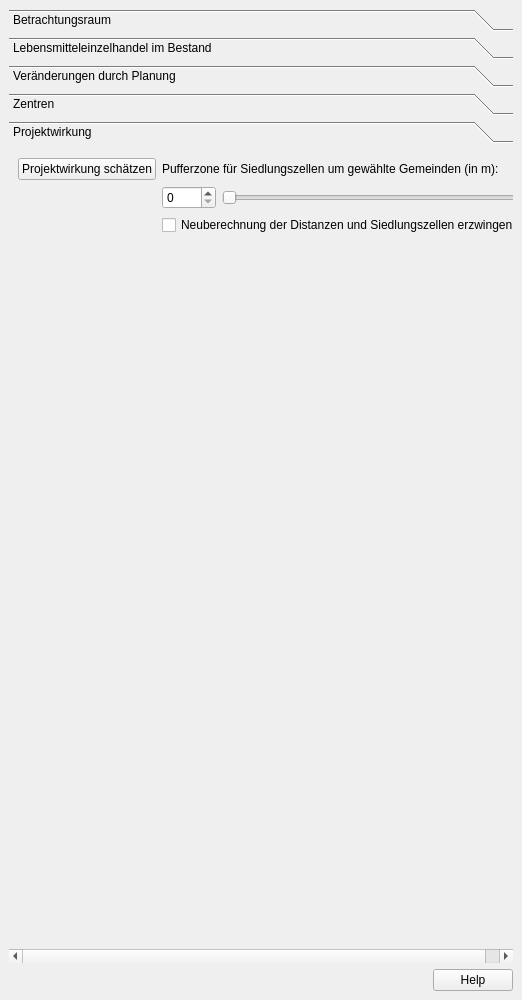
<?xml version="1.0" encoding="UTF-8"?>
<ui version="4.0">
 <class>DockWidget</class>
 <widget class="QDockWidget" name="DockWidget">
  <property name="geometry">
   <rect>
    <x>0</x>
    <y>0</y>
    <width>522</width>
    <height>1000</height>
   </rect>
  </property>
  <property name="windowTitle">
   <string>Projekt-Check Analyse-Tools // Standortkonkurrenz und Supermärkte</string>
  </property>
  <widget class="QWidget" name="dockWidgetContents">
   <layout class="QVBoxLayout" name="verticalLayout">
    <item>
     <widget class="QToolBox" name="toolBox">
      <property name="currentIndex">
       <number>4</number>
      </property>
      <widget class="QWidget" name="page">
       <property name="geometry">
        <rect>
         <x>0</x>
         <y>0</y>
         <width>504</width>
         <height>796</height>
        </rect>
       </property>
       <attribute name="label">
        <string>Betrachtungsraum</string>
       </attribute>
       <layout class="QVBoxLayout" name="verticalLayout_2">
        <item>
         <widget class="QPushButton" name="pushButton_39">
          <property name="sizePolicy">
           <sizepolicy hsizetype="Fixed" vsizetype="Fixed">
            <horstretch>0</horstretch>
            <verstretch>0</verstretch>
           </sizepolicy>
          </property>
          <property name="layoutDirection">
           <enum>Qt::LeftToRight</enum>
          </property>
          <property name="text">
           <string>Betrachtungsraum auswählen</string>
          </property>
          <property name="icon">
           <iconset>
            <normaloff>edit.png</normaloff>edit.png</iconset>
          </property>
          <property name="checkable">
           <bool>false</bool>
          </property>
          <property name="flat">
           <bool>true</bool>
          </property>
         </widget>
        </item>
        <item>
         <widget class="QPushButton" name="pushButton_41">
          <property name="sizePolicy">
           <sizepolicy hsizetype="Fixed" vsizetype="Fixed">
            <horstretch>0</horstretch>
            <verstretch>0</verstretch>
           </sizepolicy>
          </property>
          <property name="layoutDirection">
           <enum>Qt::LeftToRight</enum>
          </property>
          <property name="text">
           <string>Märkte und Zenren anzeigen</string>
          </property>
          <property name="icon">
           <iconset>
            <normaloff>181112_Icons_toggle_visibility_off.png</normaloff>
            <normalon>181112_Icons_toggle_visibility_on.png</normalon>181112_Icons_toggle_visibility_off.png</iconset>
          </property>
          <property name="checkable">
           <bool>true</bool>
          </property>
          <property name="flat">
           <bool>true</bool>
          </property>
         </widget>
        </item>
        <item>
         <spacer name="verticalSpacer">
          <property name="orientation">
           <enum>Qt::Vertical</enum>
          </property>
          <property name="sizeHint" stdset="0">
           <size>
            <width>20</width>
            <height>40</height>
           </size>
          </property>
         </spacer>
        </item>
       </layout>
      </widget>
      <widget class="QWidget" name="page_2">
       <property name="geometry">
        <rect>
         <x>0</x>
         <y>0</y>
         <width>504</width>
         <height>796</height>
        </rect>
       </property>
       <attribute name="label">
        <string>Lebensmitteleinzelhandel im Bestand</string>
       </attribute>
       <layout class="QGridLayout" name="gridLayout_3">
        <item row="10" column="2">
         <spacer name="horizontalSpacer">
          <property name="orientation">
           <enum>Qt::Horizontal</enum>
          </property>
          <property name="sizeHint" stdset="0">
           <size>
            <width>40</width>
            <height>20</height>
           </size>
          </property>
         </spacer>
        </item>
        <item row="11" column="4" colspan="2">
         <widget class="QCheckBox" name="checkBox_23">
          <property name="text">
           <string>zusätzlicher Buffer für Umkreissuche (m)</string>
          </property>
         </widget>
        </item>
        <item row="10" column="4" colspan="2">
         <widget class="QCheckBox" name="checkBox_22">
          <property name="text">
           <string>vorhandene OSM-Märkte entfernen</string>
          </property>
         </widget>
        </item>
        <item row="3" column="1" colspan="4">
         <widget class="QFrame" name="frame_2">
          <property name="frameShape">
           <enum>QFrame::StyledPanel</enum>
          </property>
          <property name="frameShadow">
           <enum>QFrame::Raised</enum>
          </property>
          <layout class="QGridLayout" name="gridLayout_2">
           <item row="2" column="1">
            <spacer name="horizontalSpacer_17">
             <property name="orientation">
              <enum>Qt::Horizontal</enum>
             </property>
             <property name="sizeHint" stdset="0">
              <size>
               <width>40</width>
               <height>20</height>
              </size>
             </property>
            </spacer>
           </item>
           <item row="3" column="0" colspan="2">
            <widget class="QDialogButtonBox" name="buttonBox_2">
             <property name="standardButtons">
              <set>QDialogButtonBox::Cancel|QDialogButtonBox::Ok</set>
             </property>
            </widget>
           </item>
           <item row="1" column="0" colspan="2">
            <widget class="QLineEdit" name="lineEdit_2">
             <property name="placeholderText">
              <string>Quelldatei (wieso CSV/Excel gegen Shape getrennt?)</string>
             </property>
            </widget>
           </item>
           <item row="2" column="0">
            <widget class="QCheckBox" name="checkBox_21">
             <property name="text">
              <string>vorhandene Märkte entfernen</string>
             </property>
            </widget>
           </item>
          </layout>
         </widget>
        </item>
        <item row="1" column="1" colspan="4">
         <widget class="QFrame" name="frame">
          <property name="frameShape">
           <enum>QFrame::StyledPanel</enum>
          </property>
          <property name="frameShadow">
           <enum>QFrame::Raised</enum>
          </property>
          <layout class="QGridLayout" name="gridLayout">
           <item row="0" column="0" colspan="2">
            <widget class="QLineEdit" name="lineEdit">
             <property name="placeholderText">
              <string>Zielordner</string>
             </property>
            </widget>
           </item>
           <item row="1" column="1">
            <spacer name="horizontalSpacer_16">
             <property name="orientation">
              <enum>Qt::Horizontal</enum>
             </property>
             <property name="sizeHint" stdset="0">
              <size>
               <width>40</width>
               <height>20</height>
              </size>
             </property>
            </spacer>
           </item>
           <item row="1" column="0">
            <widget class="QComboBox" name="comboBox_6">
             <property name="sizePolicy">
              <sizepolicy hsizetype="Minimum" vsizetype="Fixed">
               <horstretch>0</horstretch>
               <verstretch>0</verstretch>
              </sizepolicy>
             </property>
             <property name="minimumSize">
              <size>
               <width>90</width>
               <height>0</height>
              </size>
             </property>
             <property name="currentText">
              <string>[Dateiformat]</string>
             </property>
             <item>
              <property name="text">
               <string>[Dateiformat]</string>
              </property>
             </item>
            </widget>
           </item>
           <item row="2" column="0" colspan="2">
            <widget class="QDialogButtonBox" name="buttonBox">
             <property name="standardButtons">
              <set>QDialogButtonBox::Cancel|QDialogButtonBox::Ok</set>
             </property>
            </widget>
           </item>
          </layout>
         </widget>
        </item>
        <item row="10" column="1">
         <widget class="QPushButton" name="pushButton">
          <property name="sizePolicy">
           <sizepolicy hsizetype="Minimum" vsizetype="Fixed">
            <horstretch>0</horstretch>
            <verstretch>0</verstretch>
           </sizepolicy>
          </property>
          <property name="text">
           <string>Betrachtungsraum mit Märkten aus OSM ergänzen</string>
          </property>
         </widget>
        </item>
        <item row="0" column="1">
         <widget class="QPushButton" name="pushButton_45">
          <property name="sizePolicy">
           <sizepolicy hsizetype="Fixed" vsizetype="Fixed">
            <horstretch>0</horstretch>
            <verstretch>0</verstretch>
           </sizepolicy>
          </property>
          <property name="layoutDirection">
           <enum>Qt::LeftToRight</enum>
          </property>
          <property name="text">
           <string>Erfassungsvorlage erzeugen</string>
          </property>
          <property name="checkable">
           <bool>true</bool>
          </property>
         </widget>
        </item>
        <item row="16" column="1">
         <spacer name="verticalSpacer_2">
          <property name="orientation">
           <enum>Qt::Vertical</enum>
          </property>
          <property name="sizeHint" stdset="0">
           <size>
            <width>20</width>
            <height>40</height>
           </size>
          </property>
         </spacer>
        </item>
        <item row="2" column="1">
         <widget class="QPushButton" name="pushButton_46">
          <property name="sizePolicy">
           <sizepolicy hsizetype="Fixed" vsizetype="Fixed">
            <horstretch>0</horstretch>
            <verstretch>0</verstretch>
           </sizepolicy>
          </property>
          <property name="layoutDirection">
           <enum>Qt::LeftToRight</enum>
          </property>
          <property name="text">
           <string>befüllte Vorlage einlesen</string>
          </property>
          <property name="checkable">
           <bool>true</bool>
          </property>
         </widget>
        </item>
        <item row="15" column="1">
         <widget class="QPushButton" name="pushButton_33">
          <property name="sizePolicy">
           <sizepolicy hsizetype="Fixed" vsizetype="Fixed">
            <horstretch>0</horstretch>
            <verstretch>0</verstretch>
           </sizepolicy>
          </property>
          <property name="text">
           <string>Markt löschen</string>
          </property>
          <property name="icon">
           <iconset>
            <normaloff>edit.png</normaloff>edit.png</iconset>
          </property>
          <property name="checkable">
           <bool>true</bool>
          </property>
          <property name="autoExclusive">
           <bool>true</bool>
          </property>
          <property name="flat">
           <bool>true</bool>
          </property>
         </widget>
        </item>
        <item row="14" column="1">
         <widget class="QPushButton" name="pushButton_32">
          <property name="sizePolicy">
           <sizepolicy hsizetype="Fixed" vsizetype="Fixed">
            <horstretch>0</horstretch>
            <verstretch>0</verstretch>
           </sizepolicy>
          </property>
          <property name="text">
           <string>Markt bearbeiten</string>
          </property>
          <property name="icon">
           <iconset>
            <normaloff>edit.png</normaloff>edit.png</iconset>
          </property>
          <property name="checkable">
           <bool>true</bool>
          </property>
          <property name="autoExclusive">
           <bool>true</bool>
          </property>
          <property name="flat">
           <bool>true</bool>
          </property>
         </widget>
        </item>
        <item row="13" column="1">
         <widget class="QPushButton" name="pushButton_31">
          <property name="sizePolicy">
           <sizepolicy hsizetype="Fixed" vsizetype="Fixed">
            <horstretch>0</horstretch>
            <verstretch>0</verstretch>
           </sizepolicy>
          </property>
          <property name="text">
           <string>Markt hinzufügen</string>
          </property>
          <property name="icon">
           <iconset>
            <normaloff>edit.png</normaloff>edit.png</iconset>
          </property>
          <property name="checkable">
           <bool>true</bool>
          </property>
          <property name="autoExclusive">
           <bool>true</bool>
          </property>
          <property name="flat">
           <bool>true</bool>
          </property>
         </widget>
        </item>
        <item row="12" column="4">
         <widget class="QSpinBox" name="spinBox">
          <property name="maximum">
           <number>10000</number>
          </property>
         </widget>
        </item>
        <item row="12" column="5">
         <widget class="QSlider" name="horizontalSlider">
          <property name="maximum">
           <number>10000</number>
          </property>
          <property name="orientation">
           <enum>Qt::Horizontal</enum>
          </property>
         </widget>
        </item>
       </layout>
      </widget>
      <widget class="QWidget" name="page_3">
       <attribute name="label">
        <string>Veränderungen durch Planung</string>
       </attribute>
       <layout class="QVBoxLayout" name="verticalLayout_3">
        <item>
         <widget class="QPushButton" name="pushButton_23">
          <property name="sizePolicy">
           <sizepolicy hsizetype="Fixed" vsizetype="Fixed">
            <horstretch>0</horstretch>
            <verstretch>0</verstretch>
           </sizepolicy>
          </property>
          <property name="text">
           <string>bestehenden Markt erweitern / schließen</string>
          </property>
          <property name="icon">
           <iconset>
            <normaloff>edit.png</normaloff>edit.png</iconset>
          </property>
          <property name="checkable">
           <bool>true</bool>
          </property>
          <property name="autoExclusive">
           <bool>true</bool>
          </property>
          <property name="flat">
           <bool>true</bool>
          </property>
         </widget>
        </item>
        <item>
         <widget class="QPushButton" name="pushButton_24">
          <property name="sizePolicy">
           <sizepolicy hsizetype="Fixed" vsizetype="Fixed">
            <horstretch>0</horstretch>
            <verstretch>0</verstretch>
           </sizepolicy>
          </property>
          <property name="text">
           <string>geplanten Markt hinzufügen</string>
          </property>
          <property name="icon">
           <iconset>
            <normaloff>edit.png</normaloff>edit.png</iconset>
          </property>
          <property name="checkable">
           <bool>true</bool>
          </property>
          <property name="autoExclusive">
           <bool>true</bool>
          </property>
          <property name="flat">
           <bool>true</bool>
          </property>
         </widget>
        </item>
        <item>
         <widget class="QPushButton" name="pushButton_25">
          <property name="sizePolicy">
           <sizepolicy hsizetype="Fixed" vsizetype="Fixed">
            <horstretch>0</horstretch>
            <verstretch>0</verstretch>
           </sizepolicy>
          </property>
          <property name="text">
           <string>geplanten Markt bearbeiten</string>
          </property>
          <property name="icon">
           <iconset>
            <normaloff>edit.png</normaloff>edit.png</iconset>
          </property>
          <property name="checkable">
           <bool>true</bool>
          </property>
          <property name="autoExclusive">
           <bool>true</bool>
          </property>
          <property name="flat">
           <bool>true</bool>
          </property>
         </widget>
        </item>
        <item>
         <widget class="QPushButton" name="pushButton_22">
          <property name="sizePolicy">
           <sizepolicy hsizetype="Fixed" vsizetype="Fixed">
            <horstretch>0</horstretch>
            <verstretch>0</verstretch>
           </sizepolicy>
          </property>
          <property name="text">
           <string>geplanten Markt löschen</string>
          </property>
          <property name="icon">
           <iconset>
            <normaloff>edit.png</normaloff>edit.png</iconset>
          </property>
          <property name="checkable">
           <bool>true</bool>
          </property>
          <property name="autoExclusive">
           <bool>true</bool>
          </property>
          <property name="flat">
           <bool>true</bool>
          </property>
         </widget>
        </item>
        <item>
         <spacer name="verticalSpacer_3">
          <property name="orientation">
           <enum>Qt::Vertical</enum>
          </property>
          <property name="sizeHint" stdset="0">
           <size>
            <width>20</width>
            <height>40</height>
           </size>
          </property>
         </spacer>
        </item>
       </layout>
      </widget>
      <widget class="QWidget" name="page_4">
       <attribute name="label">
        <string>Zentren</string>
       </attribute>
       <layout class="QVBoxLayout" name="verticalLayout_4">
        <item>
         <widget class="QPushButton" name="pushButton_27">
          <property name="sizePolicy">
           <sizepolicy hsizetype="Fixed" vsizetype="Fixed">
            <horstretch>0</horstretch>
            <verstretch>0</verstretch>
           </sizepolicy>
          </property>
          <property name="text">
           <string>Zentrum zeichnen</string>
          </property>
          <property name="icon">
           <iconset>
            <normaloff>edit.png</normaloff>edit.png</iconset>
          </property>
          <property name="checkable">
           <bool>true</bool>
          </property>
          <property name="autoExclusive">
           <bool>true</bool>
          </property>
          <property name="flat">
           <bool>true</bool>
          </property>
         </widget>
        </item>
        <item>
         <widget class="QPushButton" name="pushButton_28">
          <property name="sizePolicy">
           <sizepolicy hsizetype="Fixed" vsizetype="Fixed">
            <horstretch>0</horstretch>
            <verstretch>0</verstretch>
           </sizepolicy>
          </property>
          <property name="text">
           <string>Zentrum bearbeiten</string>
          </property>
          <property name="icon">
           <iconset>
            <normaloff>edit.png</normaloff>edit.png</iconset>
          </property>
          <property name="checkable">
           <bool>true</bool>
          </property>
          <property name="autoExclusive">
           <bool>true</bool>
          </property>
          <property name="flat">
           <bool>true</bool>
          </property>
         </widget>
        </item>
        <item>
         <widget class="QPushButton" name="pushButton_26">
          <property name="sizePolicy">
           <sizepolicy hsizetype="Fixed" vsizetype="Fixed">
            <horstretch>0</horstretch>
            <verstretch>0</verstretch>
           </sizepolicy>
          </property>
          <property name="text">
           <string>Zentrum löschen</string>
          </property>
          <property name="icon">
           <iconset>
            <normaloff>edit.png</normaloff>edit.png</iconset>
          </property>
          <property name="checkable">
           <bool>true</bool>
          </property>
          <property name="autoExclusive">
           <bool>true</bool>
          </property>
          <property name="flat">
           <bool>true</bool>
          </property>
         </widget>
        </item>
        <item>
         <spacer name="verticalSpacer_4">
          <property name="orientation">
           <enum>Qt::Vertical</enum>
          </property>
          <property name="sizeHint" stdset="0">
           <size>
            <width>20</width>
            <height>40</height>
           </size>
          </property>
         </spacer>
        </item>
       </layout>
      </widget>
      <widget class="QWidget" name="page_5">
       <attribute name="label">
        <string>Projektwirkung</string>
       </attribute>
       <layout class="QGridLayout" name="gridLayout_4">
        <item row="2" column="1">
         <widget class="QSpinBox" name="spinBox_2">
          <property name="maximum">
           <number>5000</number>
          </property>
         </widget>
        </item>
        <item row="2" column="2">
         <widget class="QSlider" name="horizontalSlider_2">
          <property name="maximum">
           <number>5000</number>
          </property>
          <property name="orientation">
           <enum>Qt::Horizontal</enum>
          </property>
         </widget>
        </item>
        <item row="1" column="1" colspan="2">
         <widget class="QLabel" name="label">
          <property name="text">
           <string>Pufferzone für Siedlungszellen um gewählte Gemeinden (in m):</string>
          </property>
         </widget>
        </item>
        <item row="4" column="1">
         <spacer name="verticalSpacer_5">
          <property name="orientation">
           <enum>Qt::Vertical</enum>
          </property>
          <property name="sizeHint" stdset="0">
           <size>
            <width>20</width>
            <height>40</height>
           </size>
          </property>
         </spacer>
        </item>
        <item row="3" column="1" colspan="2">
         <widget class="QCheckBox" name="checkBox">
          <property name="text">
           <string>Neuberechnung der Distanzen und Siedlungszellen erzwingen</string>
          </property>
         </widget>
        </item>
        <item row="1" column="0">
         <widget class="QPushButton" name="pushButton_2">
          <property name="text">
           <string>Projektwirkung schätzen</string>
          </property>
         </widget>
        </item>
       </layout>
      </widget>
     </widget>
    </item>
    <item>
     <widget class="QDialogButtonBox" name="buttonBox_9">
      <property name="standardButtons">
       <set>QDialogButtonBox::Help</set>
      </property>
     </widget>
    </item>
   </layout>
  </widget>
 </widget>
 <resources/>
 <connections>
  <connection>
   <sender>pushButton_45</sender>
   <signal>toggled(bool)</signal>
   <receiver>frame</receiver>
   <slot>setVisible(bool)</slot>
   <hints>
    <hint type="sourcelabel">
     <x>146</x>
     <y>108</y>
    </hint>
    <hint type="destinationlabel">
     <x>199</x>
     <y>124</y>
    </hint>
   </hints>
  </connection>
  <connection>
   <sender>pushButton_46</sender>
   <signal>toggled(bool)</signal>
   <receiver>frame_2</receiver>
   <slot>setVisible(bool)</slot>
   <hints>
    <hint type="sourcelabel">
     <x>61</x>
     <y>234</y>
    </hint>
    <hint type="destinationlabel">
     <x>112</x>
     <y>257</y>
    </hint>
   </hints>
  </connection>
  <connection>
   <sender>checkBox_23</sender>
   <signal>toggled(bool)</signal>
   <receiver>spinBox</receiver>
   <slot>setEnabled(bool)</slot>
   <hints>
    <hint type="sourcelabel">
     <x>322</x>
     <y>390</y>
    </hint>
    <hint type="destinationlabel">
     <x>322</x>
     <y>407</y>
    </hint>
   </hints>
  </connection>
  <connection>
   <sender>horizontalSlider</sender>
   <signal>valueChanged(int)</signal>
   <receiver>spinBox</receiver>
   <slot>setValue(int)</slot>
   <hints>
    <hint type="sourcelabel">
     <x>372</x>
     <y>423</y>
    </hint>
    <hint type="destinationlabel">
     <x>332</x>
     <y>422</y>
    </hint>
   </hints>
  </connection>
  <connection>
   <sender>spinBox</sender>
   <signal>valueChanged(int)</signal>
   <receiver>horizontalSlider</receiver>
   <slot>setValue(int)</slot>
   <hints>
    <hint type="sourcelabel">
     <x>320</x>
     <y>422</y>
    </hint>
    <hint type="destinationlabel">
     <x>376</x>
     <y>420</y>
    </hint>
   </hints>
  </connection>
  <connection>
   <sender>checkBox_23</sender>
   <signal>toggled(bool)</signal>
   <receiver>horizontalSlider</receiver>
   <slot>setEnabled(bool)</slot>
   <hints>
    <hint type="sourcelabel">
     <x>386</x>
     <y>394</y>
    </hint>
    <hint type="destinationlabel">
     <x>405</x>
     <y>406</y>
    </hint>
   </hints>
  </connection>
  <connection>
   <sender>horizontalSlider_2</sender>
   <signal>valueChanged(int)</signal>
   <receiver>spinBox_2</receiver>
   <slot>setValue(int)</slot>
   <hints>
    <hint type="sourcelabel">
     <x>237</x>
     <y>695</y>
    </hint>
    <hint type="destinationlabel">
     <x>182</x>
     <y>697</y>
    </hint>
   </hints>
  </connection>
  <connection>
   <sender>spinBox_2</sender>
   <signal>valueChanged(int)</signal>
   <receiver>horizontalSlider_2</receiver>
   <slot>setValue(int)</slot>
   <hints>
    <hint type="sourcelabel">
     <x>167</x>
     <y>695</y>
    </hint>
    <hint type="destinationlabel">
     <x>227</x>
     <y>704</y>
    </hint>
   </hints>
  </connection>
 </connections>
</ui>
